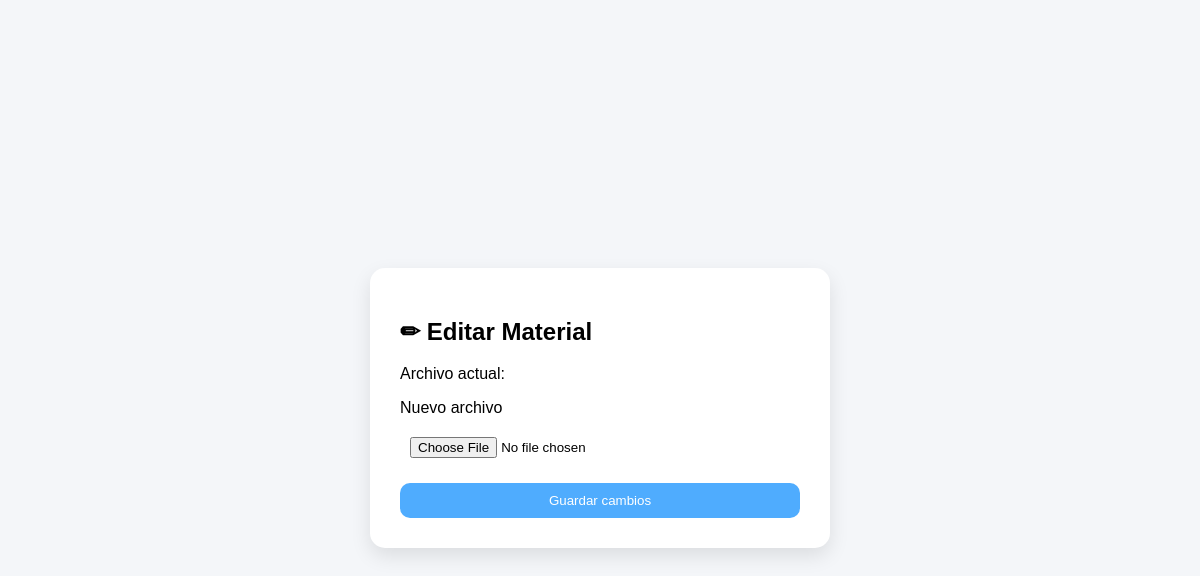
The page /editar_material/27 (signed in) on the database as committed earlier.
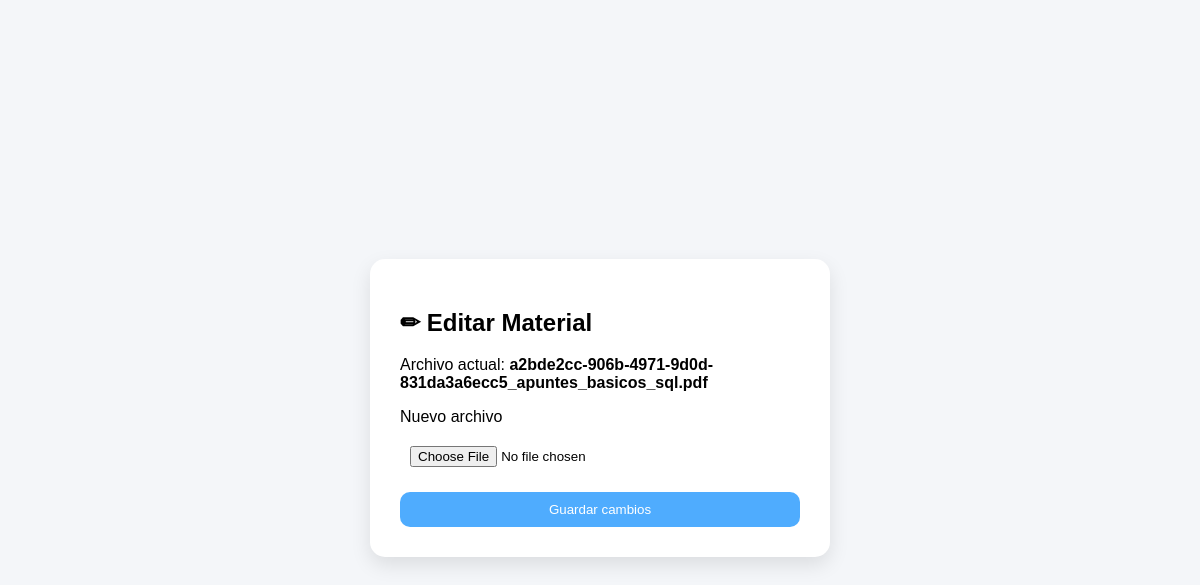
The same page on the database as committed later.
### tables this page shows
CREATE TABLE materiales(
       id INTEGER PRIMARY KEY AUTOINCREMENT,
       curso_id INTEGER,
       archivo TEXT
    );

### app.py (the view, shortened to what this page needs)
@app.route('/editar_material/<int:id>', methods=['GET', 'POST'])
@admin_required
def editar_material(id):
    conn = sqlite3.connect("cursos.db")
    cursor = conn.cursor()
    cursor.execute("SELECT * FROM materiales WHERE id=?", (id,))
    material = cursor.fetchone()
    conn.close()
    return render_template("editar_material.html", material=material)

### app.py (called while the page is built)
def admin_required(f):
    @wraps(f)
    def decorated_function(*args, **kwargs):
        if 'rol' not in session or session['rol'] != 'admin':
            return redirect('/login')
        return f(*args, **kwargs)
    return decorated_function

### templates/editar_material.html (shortened to what this page needs)
<!DOCTYPE html>
<html lang="es">
<head>
</head>
<body>
<div class="box">
<h2>✏ Editar Material</h2>
<p>Archivo actual: <b>{{ material[2] }}</b></p>
<form method="POST" enctype="multipart/form-data">
    <label>Nuevo archivo</label>
    <input type="file" name="archivo" required>
    <button type="submit">Guardar cambios</button>
</form>
</div>
</body>
</html>

Rows that differ between the two databases and show on the page:
added materiales: archivo "a2bde2cc-906b-4971-9d0d-831da3a6ecc5_apuntes_basicos_sql.pdf"
